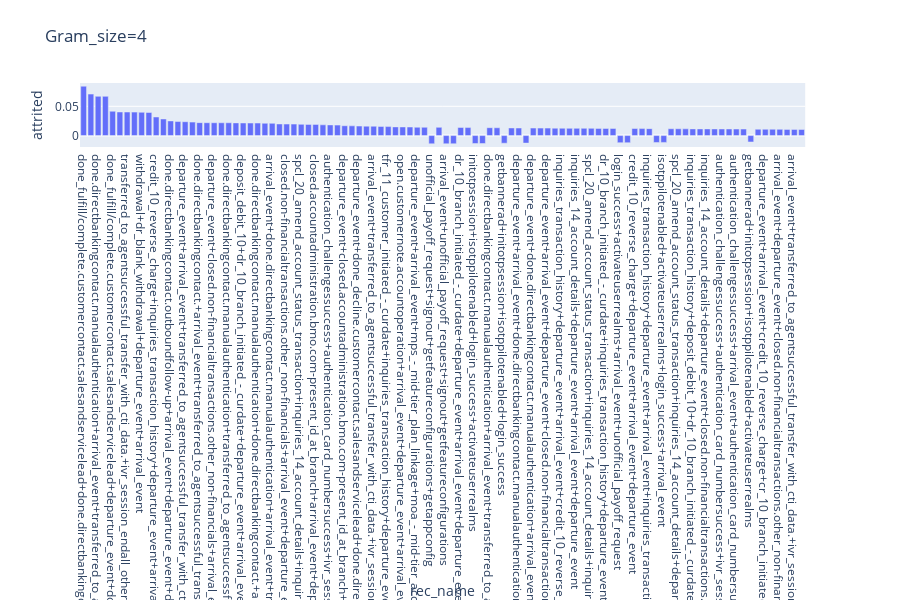

Write notebook code for a chart like this one.
### Code cell
fig = px.bar(univ[univ.grm_size==4], x="rec_name", y="attrited", orientation='v',title='Gram_size=4')

fig.show()

### Figure 1 — Plotly figure (JSON) as saved in the notebook; plotly's stock layout.template omitted (floating-point values rounded to 4 significant figures)
{"data": [{"alignmentgroup": "True", "hoverlabel": {"namelength": 0}, "hovertemplate": "rec_name=%{x}<br>attrited=%{y}", "legendgroup": "", "marker": {"color": "#636efa"}, "name": "", "offsetgroup": "", "orientation": "v", "showlegend": false, "textposition": "auto", "type": "bar", "x": ["done_fulfill/complete.customercontact.salesandservicelead+done.directbankingcontact.manualauthentication+arrival_event+transferred_to_agentsuccessful_transfer_with_cti_data.", "departure_event+done_fulfill/complete.customercontact.salesandservicelead+done.directbankingcontact.manualauthentication+arrival_event", "done.directbankingcontact.manualauthentication+arrival_event+transferred_to_agentsuccessful_transfer_with_cti_data.+ivr_session_endall_other_request", "arrival_event+transferred_to_agentsuccessful_transfer_with_cti_data.+ivr_session_endall_other_request+authentication_challengessuccess", "done_fulfill/complete.customercontact.salesandservicelead+departure_event+done.directbankingcontact.manualauthentication+arrival_event", "ivr_session_endall_other_request+authentication_challengessuccess+authentication_card_numbersuccess+ivr_session_start_", "transferred_to_agentsuccessful_transfer_with_cti_data.+ivr_session_endall_other_request+authentication_challengessuccess+authentication_card_numbersuccess", "done_fulfill/complete.customercontact.salesandservicelead+done.directbankingcontact.+arrival_event+transferred_to_agentsuccessful_transfer_with_cti_data.", "withdrawal+dr_blank_withdrawal+departure_event+arrival_event", "departure_event+done.directbankingcontact.manualauthentication+arrival_event+transferred_to_agentsuccessful_transfer_with_cti_data.", "credit_10_reverse_charge+inquiries_transaction_history+departure_event+arrival_event", "done.directbankingcontact.+arrival_event+transferred_to_agentsuccessful_transfer_with_cti_data.+ivr_session_endall_other_request", "done.directbankingcontact.outboundfollow-up+arrival_event+departure_event+done.directbankingcontact.outboundfollow-up", "done_fulfill/complete.customercontact.salesandservicelead+departure_event+done.directbankingcontact.+arrival_event", "departure_event+arrival_event+transferred_to_agentsuccessful_transfer_with_cti_data.+ivr_session_endall_other_request", "departure_event+done_fulfill/complete.customercontact.salesandservicelead+done.directbankingcontact.+arrival_event", "done.directbankingcontact.+arrival_event+transferred_to_agentsuccessful_transfer_with_cti_data.+ivr_session_endauthentication_failed", "inquiries_transaction_history+departure_event+arrival_event+departure_event", "departure_event+closed.non-financialtransactions.other_non-financials+arrival_event+departure_event", "dr_blank_withdrawal+inquiries_transaction_history+departure_event+arrival_event", "done.directbankingcontact.manualauthentication+transferred_to_agentsuccessful_transfer_with_cti_data.+ivr_session_endall_other_request+authentication_challengessuccess", "departure_event+arrival_event+departure_event+arrival_event", "deposit_debit_10+dr_10_branch_initiated_-_curdate+departure_event+arrival_event", "departure_event+done.directbankingcontact.+arrival_event+transferred_to_agentsuccessful_transfer_with_cti_data.", "done.directbankingcontact.manualauthentication+done.directbankingcontact.+arrival_event+transferred_to_agentsuccessful_transfer_with_cti_data.", "dr_blank_withdrawal+departure_event+arrival_event+departure_event", "arrival_event+done.directbankingcontact.manualauthentication+arrival_event+transferred_to_agentsuccessful_transfer_with_cti_data.", "departure_event+done.directbankingcontact.outboundfollow-up+arrival_event+departure_event", "closed.non-financialtransactions.other_non-financials+arrival_event+departure_event+arrival_event", "arrival_event+departure_event+arrival_event+departure_event", "spcl_20_amend_account_status_transaction+inquiries_14_account_details+inquiries_account_details+departure_event", "cr_10_branch_initiated_-_curdate+inquiries_transaction_history+departure_event+arrival_event", "closed.accountadministration.bmo.com-present_id_at_branch+arrival_event+departure_event+arrival_event", "inquiries_14_account_details+inquiries_transaction_history+departure_event+arrival_event", "authentication_challengessuccess+authentication_card_numbersuccess+ivr_session_start_+triad_cda", "deposit_debit_10+dr_10_branch_initiated_-_curdate+inquiries_transaction_history+departure_event", "departure_event+closed.accountadministration.bmo.com-present_id_at_branch+arrival_event+departure_event", "arrival_event+transferred_to_agentsuccessful_transfer_with_cti_data.+ivr_session_endauthentication_failed+authentication_challengesmax_tries", "departure_event+done_decline.customercontact.salesandservicelead+done.directbankingcontact.manualauthentication+arrival_event", "departure_event+arrival_event+deposit_debit_10+dr_10_branch_initiated_-_curdate", "arrival_event+transferred_to_agentsuccessful_transfer_with_cti_data.+ivr_session_endauthentication_failed+authentication_challengessuccess", "spcl_20_amend_account_status_transaction+inquiries_14_account_details+inquiries_transaction_history+departure_event", "tfr_11_customer_initiated_-_curdate+inquiries_transaction_history+departure_event+arrival_event", "ivr_session_endall_other_request+authentication_challengessuccess+arrival_event+authentication_card_numbersuccess", "open.customernote.accountoperation+arrival_event+departure_event+arrival_event", "departure_event+open.customernote.accountoperation+arrival_event+departure_event", "departure_event+arrival_event+mps_-_mid-tier_plan_linkage+moa_-_mid-tier_account_open", "departure_event+done_fulfill/complete.customercontact.salesandservicelead+departure_event+done.directbankingcontact.manualauthentication", "unofficial_payoff_request+signout+getfeatureconfigurations+getappconfig", "transfer_mech_accounts+tfr_11_customer_initiated_-_curdate+departure_event+arrival_event", "arrival_event+unofficial_payoff_request+signout+getfeatureconfigurations", "keepalive+getbannerad+initotpsession+isotppilotenabled", "dr_10_branch_initiated_-_curdate+departure_event+arrival_event+departure_event", "inquiries_account_details+inquiries_transaction_history+departure_event+arrival_event", "initotpsession+isotppilotenabled+login_success+activateuserrealms", "isotppilotenabled+login_success+activateuserrealms+arrival_event", "done.directbankingcontact.manualauthentication+arrival_event+transferred_to_agentsuccessful_transfer_with_cti_data.+ivr_session_endzero_out_before_authentication", "spcl_20_amend_account_status_transaction+inquiries_14_account_details+spcl_20_amend_account_status_transaction+inquiries_14_account_details", "getbannerad+initotpsession+isotppilotenabled+login_success", "inquiries_account_details+departure_event+arrival_event+departure_event", "departure_event+arrival_event+done.directbankingcontact.manualauthentication+arrival_event", "signout+getfeatureconfigurations+getappconfig+inquiries_account_history", "departure_event+done.directbankingcontact.manualauthentication+arrival_event+triad_cda", "arrival_event+done.directbankingcontact.+arrival_event+transferred_to_agentsuccessful_transfer_with_cti_data.", "departure_event+arrival_event+departure_event+closed.non-financialtransactions.other_non-financials", "arrival_event+departure_event+arrival_event+transferred_to_agentsuccessful_transfer_with_cti_data.", "inquiries_transaction_history+departure_event+arrival_event+credit_10_reverse_charge", "departure_event+arrival_event+open_7_-_misc_amends_(amdafls)+inquiries_account_details", "inquiries_14_account_details+departure_event+arrival_event+departure_event", "deposit_debit_10+dr_10_branch_initiated_-_curdate+deposit_debit_10+dr_10_branch_initiated_-_curdate", "spcl_20_amend_account_status_transaction+inquiries_14_account_details+inquiries_transaction_history+inquiries_account_details", "cr_10_branch_initiated_-_curdate+departure_event+arrival_event+departure_event", "dr_10_branch_initiated_-_curdate+inquiries_transaction_history+departure_event+arrival_event", "arrival_event+departure_event+arrival_event+mps_-_mid-tier_plan_linkage", "login_success+activateuserrealms+arrival_event+unofficial_payoff_request", "activateuserrealms+arrival_event+unofficial_payoff_request+signout", "credit_10_reverse_charge+departure_event+arrival_event+departure_event", "arrival_event+departure_event+open.non-financialtransactions.other_non-financials+arrival_event", "inquiries_transaction_history+departure_event+arrival_event+inquiries_transaction_history", "initotpsession+isotppilotenabled+activateuserrealms+login_success", "isotppilotenabled+activateuserrealms+login_success+arrival_event", "inquiries_transaction_history+inquiries_account_details+departure_event+arrival_event", "spcl_20_amend_account_status_transaction+inquiries_14_account_details+departure_event+arrival_event", "inquiries_14_account_details+inquiries_account_details+departure_event+arrival_event", "inquiries_transaction_history+deposit_debit_10+dr_10_branch_initiated_-_curdate+inquiries_transaction_history", "inquiries_14_account_details+spcl_20_amend_account_status_transaction+inquiries_14_account_details+inquiries_transaction_history", "inquiries_14_account_details+departure_event+closed.non-financialtransactions.other_non-financials+arrival_event", "credit_10_reverse_charge+inquiries_transaction_history+inquiries_account_details+departure_event", "authentication_challengessuccess+authentication_card_numbersuccess+ivr_session_start_+departure_event", "credit_10_reverse_charge+deposit_debit_10+dr_10_branch_initiated_-_curdate+tfr_11_customer_initiated_-_curdate", "authentication_challengessuccess+arrival_event+authentication_card_numbersuccess+ivr_session_start_", "open.non-financialtransactions.other_non-financials+arrival_event+departure_event+arrival_event", "getbannerad+initotpsession+isotppilotenabled+activateuserrealms", "transfer_mech_accounts+tfr_11_customer_initiated_-_curdate+transfer_mech_accounts+tfr_11_customer_initiated_-_curdate", "departure_event+arrival_event+credit_10_reverse_charge+cr_10_branch_initiated_-_curdate", "departure_event+closed.investigations.customer_complaint+arrival_event+departure_event", "arrival_event+departure_event+closed.non-financialtransactions.other_non-financials+arrival_event", "departure_event+arrival_event+departure_event+open.non-financialtransactions.other_non-financials", "arrival_event+transferred_to_agentsuccessful_transfer_with_cti_data.+ivr_session_endzero_out_before_authentication+authentication_card_numberzero_out", "arrival_event+departure_event+arrival_event+cr_10_branch_initiated_-_curdate"], "xaxis": "x", "y": [0.08439, 0.07092, 0.06706, 0.06703, 0.04157, 0.04031, 0.04027, 0.04007, 0.03975, 0.03946, 0.03175, 0.02835, 0.02505, 0.02398, 0.02367, 0.02301, 0.02212, 0.02199, 0.02192, 0.02186, 0.02186, 0.02167, 0.0215, 0.02144, 0.0214, 0.02101, 0.02092, 0.01986, 0.0197, 0.01962, 0.01921, 0.01912, 0.01911, 0.01834, 0.01823, 0.01785, 0.0168, 0.01658, 0.01629, 0.01611, 0.01598, 0.01563, 0.01534, 0.01483, 0.01475, 0.01464, 0.01423, 0.01415, -0.01407, 0.01403, -0.01403, -0.01399, 0.01387, 0.01367, -0.01362, -0.01359, 0.01346, 0.01332, -0.01306, 0.01301, 0.01292, -0.01289, 0.01281, 0.01276, 0.01275, 0.01263, 0.0125, 0.01237, 0.01237, 0.01235, 0.01234, 0.01226, 0.01219, 0.01217, -0.01213, -0.01213, 0.01208, 0.01193, 0.01185, -0.01181, -0.0117, 0.01164, 0.01164, 0.01152, 0.01141, 0.0114, 0.01136, 0.01135, 0.0113, 0.01128, 0.01117, 0.01116, -0.01092, 0.01082, 0.01078, 0.01078, 0.01065, 0.01058, 0.01057, 0.01045], "yaxis": "y"}], "layout": {"barmode": "relative", "height": 600, "legend": {"tracegroupgap": 0}, "title": {"text": "Gram_size=4"}, "xaxis": {"anchor": "y", "domain": [0, 0.98], "title": {"text": "rec_name"}}, "yaxis": {"anchor": "x", "domain": [0, 1], "title": {"text": "attrited"}}}}
